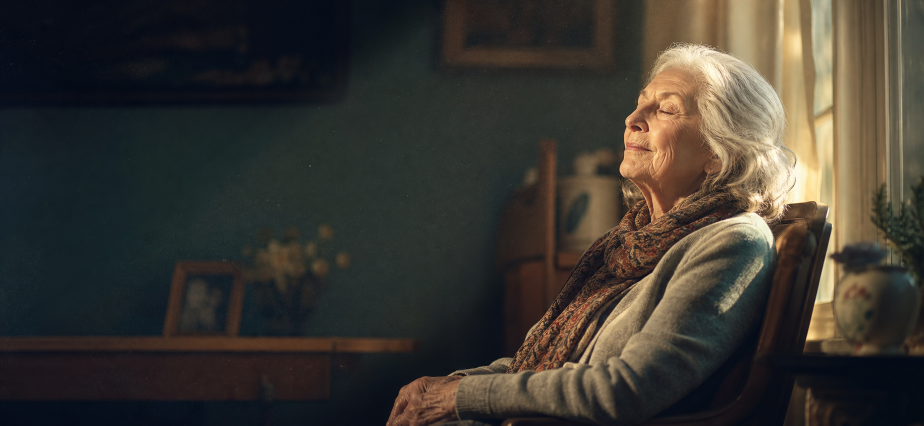
#> input picture video/plates/01_window.png, 1847 x 851 px (shown at 1/2 size)
$ python -i common.py   (imports and definitions only)
#> lines starting #> are read from the running program, lines starting #| are printed output that depends on the picture
"""Rendering primitives: type, grading, lens effects, atmosphere."""
import os
import math
import numpy as np
from PIL import Image, ImageDraw, ImageFilter, ImageFont, ImageChops

from timeline import W, H, COL

ROOT = os.path.dirname(os.path.dirname(os.path.abspath(__file__)))
FONT_DIR = os.path.join(ROOT, "fonts")
PLATE_DIR = os.path.join(ROOT, "plates")

_FONT_CACHE = {}


# [5 lines left out: function font, not called in this run]


SERIF_BLACK = "playfair-display-latin-900-normal.ttf"
SERIF_BOLD = "playfair-display-latin-700-normal.ttf"
SERIF = "playfair-display-latin-400-normal.ttf"
SERIF_ITALIC = "playfair-display-latin-400-italic.ttf"
SERIF_ITALIC_500 = "playfair-display-latin-500-italic.ttf"
SANS = "inter-latin-400-normal.ttf"
SANS_MED = "inter-latin-500-normal.ttf"
SANS_SEMI = "inter-latin-600-normal.ttf"
SANS_BOLD = "inter-latin-700-normal.ttf"
SANS_BLACK = "inter-latin-900-normal.ttf"


# ---------------------------------------------------------------- easing
def clamp(x, lo=0.0, hi=1.0):
    return max(lo, min(hi, x))


def ease_out_cubic(x):
    x = clamp(x)
    return 1 - (1 - x) ** 3


def ease_out_quint(x):
    x = clamp(x)
    return 1 - (1 - x) ** 5


def ease_in_out(x):
    x = clamp(x)
    return x * x * (3 - 2 * x)


def ease_out_expo(x):
    x = clamp(x)
    return 1.0 if x >= 1 else 1 - 2 ** (-10 * x)


# [22 lines left out: functions smooth_window, tracked_width, draw_tracked, not called in this run]


def line_height(fnt, gap=1.0):
    asc, desc = fnt.getmetrics()
    return (asc + desc) * gap, asc


# [85 lines left out: functions make_text_layer, make_paragraph, fit_size, add_glow, soft_shadow, composite_text and 1 more, not called in this run]


_HEART = None


# [18 lines left out: function heart_layer, not called in this run]


# ---------------------------------------------------------------- grading
def _lut(kind):
    x = np.arange(256, dtype=np.float32) / 255.0
    if kind == "contrast":
        y = np.clip((x - 0.5) * 1.12 + 0.5 + 0.012, 0, 1)
        y = y ** 1.02
    elif kind == "r":
        y = np.clip(x * 1.045 + 0.010, 0, 1)
    elif kind == "g":
        y = np.clip(x * 1.005 + 0.004, 0, 1)
    elif kind == "b":
        y = np.clip(x * 0.985 + 0.012, 0, 1)
    else:
        y = x
    return (y * 255).astype(np.uint8)


_LUTS = {k: _lut(k) for k in ("contrast", "r", "g", "b")}


def grade_plate(path, master_w=2400, target=None):
    """Cinematic teal/amber grade baked into a master image (fast per-frame)."""
#> called with path = '../plates/01_window.png', master_w = 2400
    im = Image.open(path).convert("RGB")
#> im is the input picture: PIL image 1847x851 RGB; mean R, G, B 58.9, 55.2, 48.8
    # cover-crop to 16:9 first at high resolution
    tw, th = im.size
    want = 16 / 9
    if tw / th > want:
        nw = int(th * want)
        im = im.crop(((tw - nw) // 2, 0, (tw - nw) // 2 + nw, th))
#> im: PIL image 1512x851 RGB
    elif tw / th < want:
        nh = int(tw / want)
        top = int((th - nh) * 0.42)
        im = im.crop((0, top, tw, top + nh))
    im = im.resize((master_w, int(master_w * 9 / 16)), Image.LANCZOS)
#> im: PIL image 2400x1350 RGB

    arr = np.asarray(im).copy()
    r, g, b = arr[..., 0], arr[..., 1], arr[..., 2]
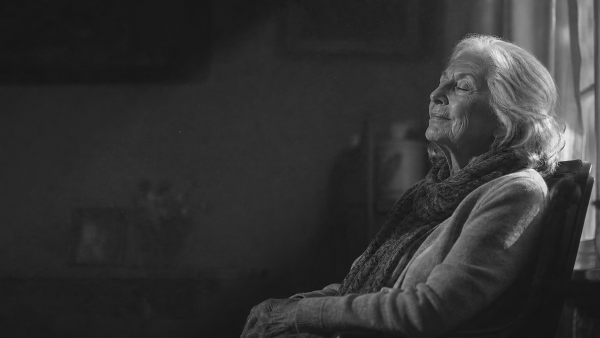
#> b: shape (1350, 2400) (shown at 1/4 size); min 6, max 247, mean 49.7
    arr[..., 0] = _LUTS["r"][r]
    arr[..., 1] = _LUTS["g"][g]
    arr[..., 2] = _LUTS["b"][b]
    arr = _LUTS["contrast"][arr]

    # teal shadows / amber highlights split tone
    f = arr.astype(np.float32) / 255.0
    lum = f[..., 0] * 0.299 + f[..., 1] * 0.587 + f[..., 2] * 0.114
    shadow = np.clip(1.0 - lum * 2.2, 0, 1)[..., None]
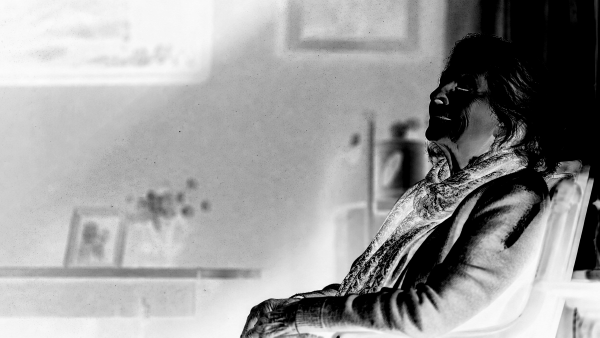
#> shadow: shape (1350, 2400, 1) float32 (shown at 1/4 size); min 0, max 1, mean 0.612
    high = np.clip((lum - 0.45) * 2.0, 0, 1)[..., None]
    f = f * (1 - shadow * 0.16) + shadow * np.array([0.02, 0.135, 0.145], np.float32) * 0.16
    f = f + high * np.array([0.085, 0.042, 0.0], np.float32) * 0.55
    # filmic desaturation: pull chroma back ~9% so nothing reads digital/acid
    grey = (f[..., 0:1] * 0.299 + f[..., 1:2] * 0.587 + f[..., 2:3] * 0.114)
    f = grey + (f - grey) * 0.91

    # gentle bloom on highlights
    hsv = np.clip((lum - 0.62) / 0.38, 0, 1)[..., None]
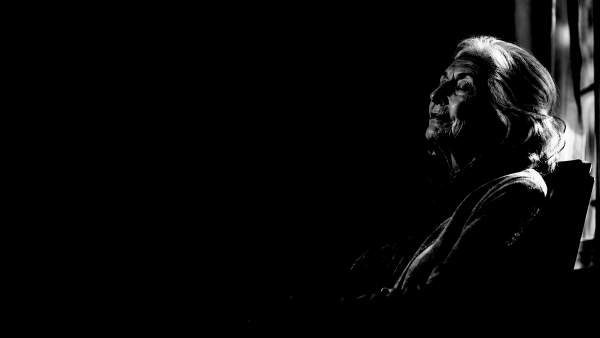
#> hsv: shape (1350, 2400, 1) float32 (shown at 1/4 size); min 0, max 1, mean 0.0333
    base_img = Image.fromarray((np.clip(f, 0, 1) * 255).astype(np.uint8))
    small = base_img.resize((master_w // 4, master_w // 4 * 9 // 16), Image.BILINEAR)
    bloom = small.filter(ImageFilter.GaussianBlur(9)).resize(base_img.size, Image.BILINEAR)
    base_img = ImageChops.add(base_img, ImageChops.multiply(
        bloom, Image.fromarray((hsv * 90).astype(np.uint8).repeat(3, axis=2))), scale=1.0)

    # vignette
    vw, vh = base_img.size
    yy, xx = np.mgrid[0:vh, 0:vw].astype(np.float32)
    nx = (xx - vw / 2) / (vw / 2)
    ny = (yy - vh / 2) / (vh / 2)
    rad = np.sqrt(nx ** 2 * 0.92 + ny ** 2 * 1.0)
    vig = np.clip(1.02 - 0.26 * np.clip(rad - 0.35, 0, 2.0) ** 1.55, 0.42, 1.0)
    vim = Image.fromarray((vig[..., None] * 255).astype(np.uint8).repeat(3, axis=2))
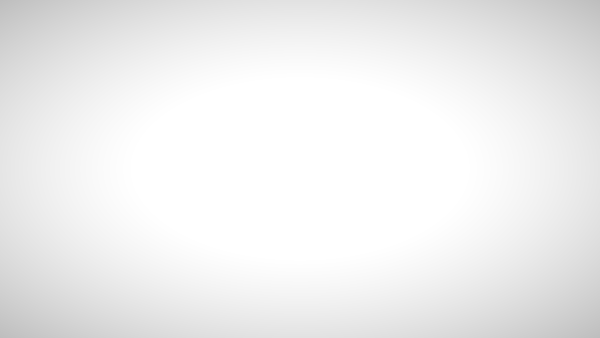
#> vim: PIL image 2400x1350 RGB (shown at 1/4 size); min 190, max 255, mean 239.1
    base_img = ImageChops.multiply(base_img, vim)
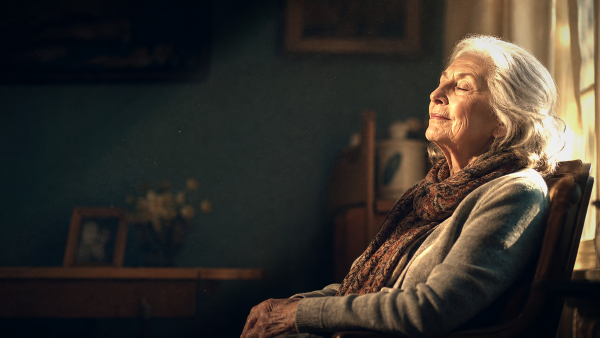
#> base_img: PIL image 2400x1350 RGB (shown at 1/4 size); mean R, G, B 53.9, 49, 42.8

    # subtle chromatic aberration, baked
    r_, g_, b_ = base_img.split()
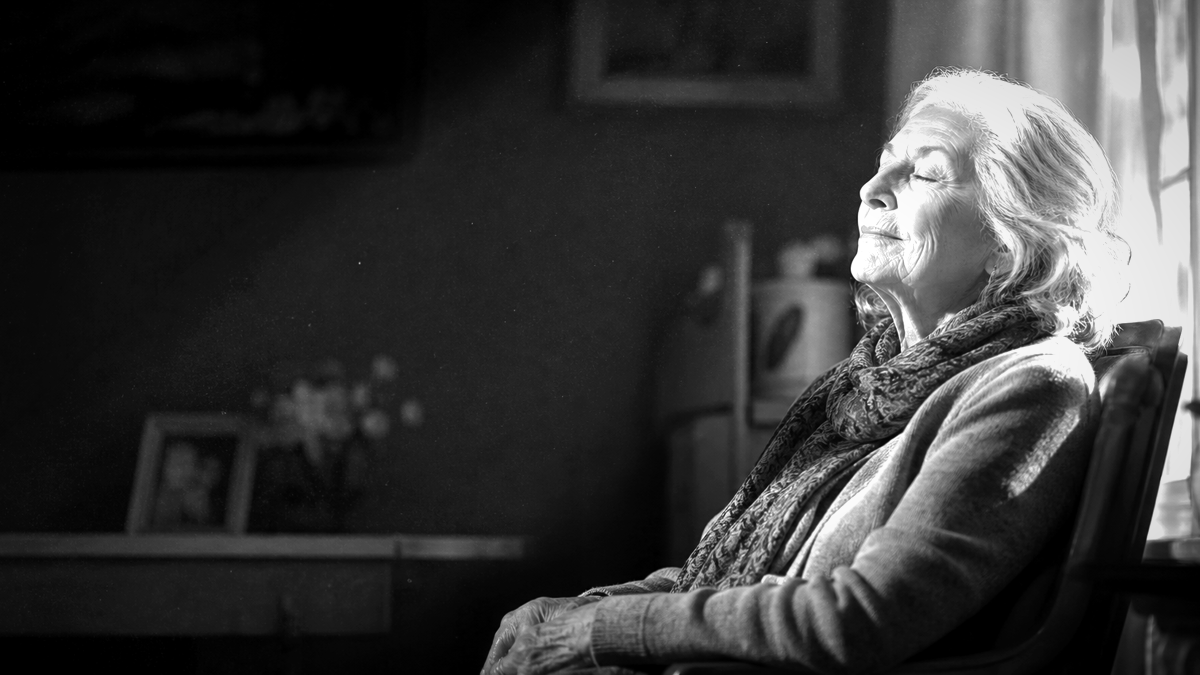
#> r_: PIL image 2400x1350 L (shown at 1/2 size); min 0, max 255, mean 53.9
    r_ = ImageChops.offset(r_, 1, 0)
    b_ = ImageChops.offset(b_, -1, 0)
    base_img = Image.merge("RGB", (r_, g_, b_))

    return base_img


# [33 lines left out: functions ken_burns, make_scrim, not called in this run]


_GRAIN = None


# [14 lines left out: function grain_tiles, not called in this run]


_GRAIN_FULL = None


# [26 lines left out: functions add_grain, add_light_leak, not called in this run]


# ---------------------------------------------------------------- bokeh dust
class Motes:
    # [22 lines left out: functions __init__, draw, not called in this run]


# ---------------------------------------------------------------- atmosphere bg
class Atmosphere:
    """Procedural cinematic background for intro / outro."""

    # [108 lines left out: functions __init__, frame, corner_brackets, vignette_overlay, not called in this run]


_VIG = None


# [6 lines left out: function add_vignette, not called in this run]

>>> result = grade_plate('../plates/01_window.png')

$ run again, on video/plates/09_garden.png
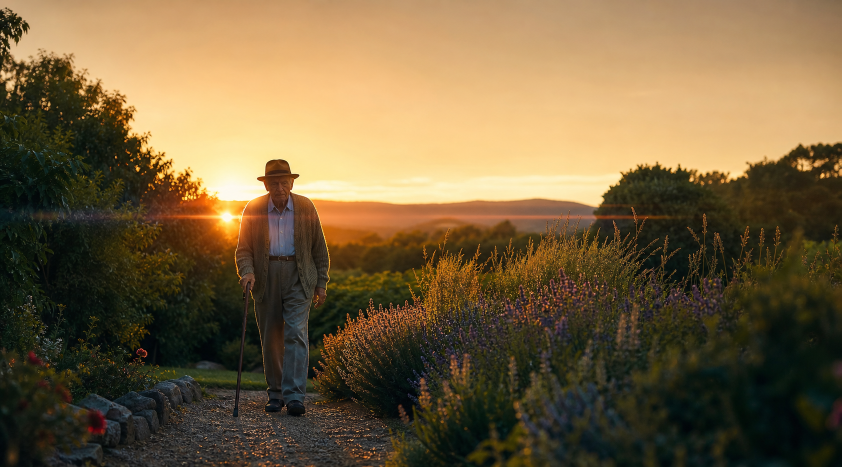
#> input picture video/plates/09_garden.png, 1683 x 934 px (shown at 1/2 size)
#> in grade_plate, im is the input picture: PIL image 1683x934 RGB; mean R, G, B 115.6, 95.8, 63.5
#> in grade_plate, `shadow = np.clip(1.0 - lum * 2.2, 0, 1)[..., None]`:
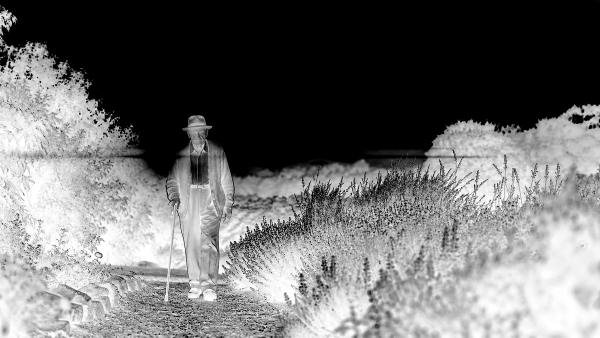
#> shadow: shape (1350, 2400, 1) float32 (shown at 1/4 size); min 0, max 1, mean 0.433
#> in grade_plate, `high = np.clip((lum - 0.45) * 2.0, 0, 1)[..., None]`:
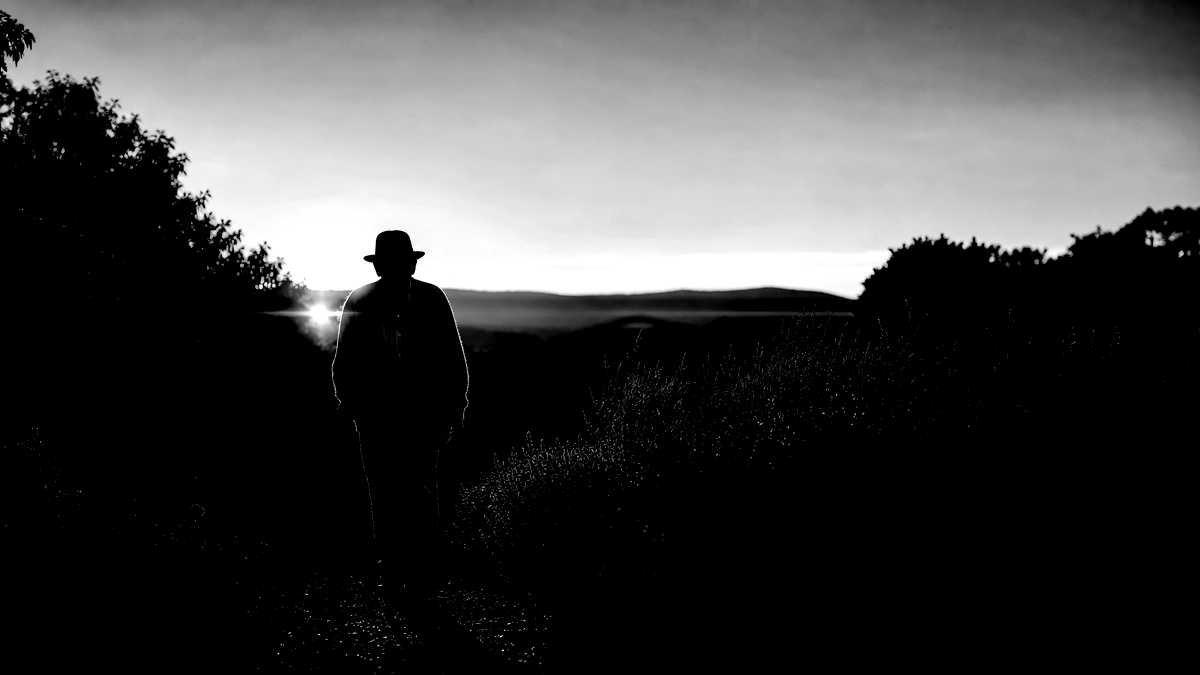
#> high: shape (1350, 2400, 1) float32 (shown at 1/2 size); min 0, max 1, mean 0.261

$ run again, on video/plates/10_choices.png
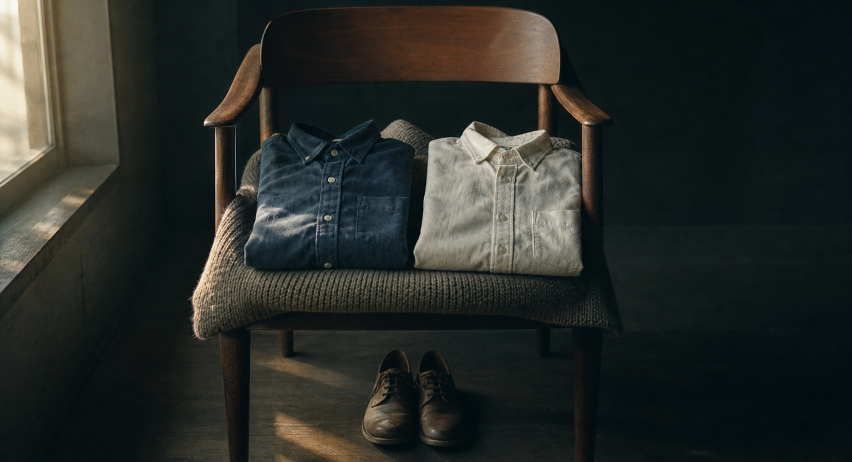
#> input picture video/plates/10_choices.png, 1704 x 923 px (shown at 1/2 size)
#> in grade_plate, im is the input picture: PIL image 1704x923 RGB; mean R, G, B 39.8, 43.5, 39.8
#> in grade_plate, `shadow = np.clip(1.0 - lum * 2.2, 0, 1)[..., None]`:
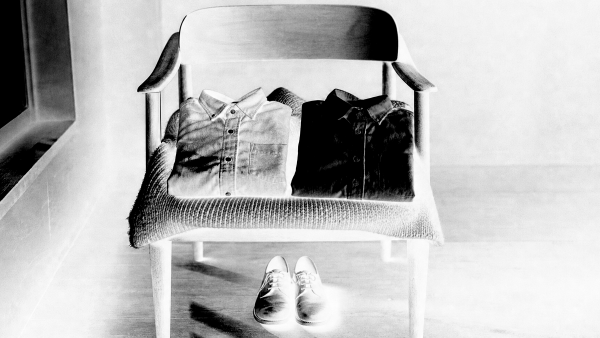
#> shadow: shape (1350, 2400, 1) float32 (shown at 1/4 size); min 0, max 1, mean 0.732
#> in grade_plate, `high = np.clip((lum - 0.45) * 2.0, 0, 1)[..., None]`:
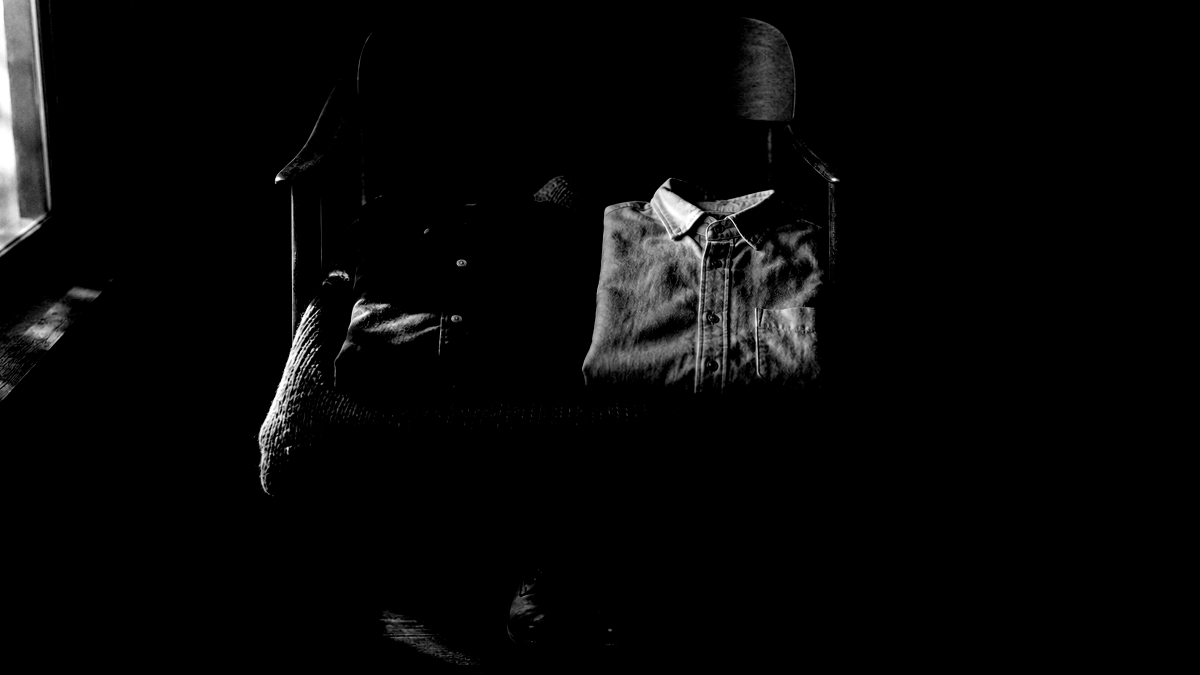
#> high: shape (1350, 2400, 1) float32 (shown at 1/2 size); min 0, max 1, mean 0.029
